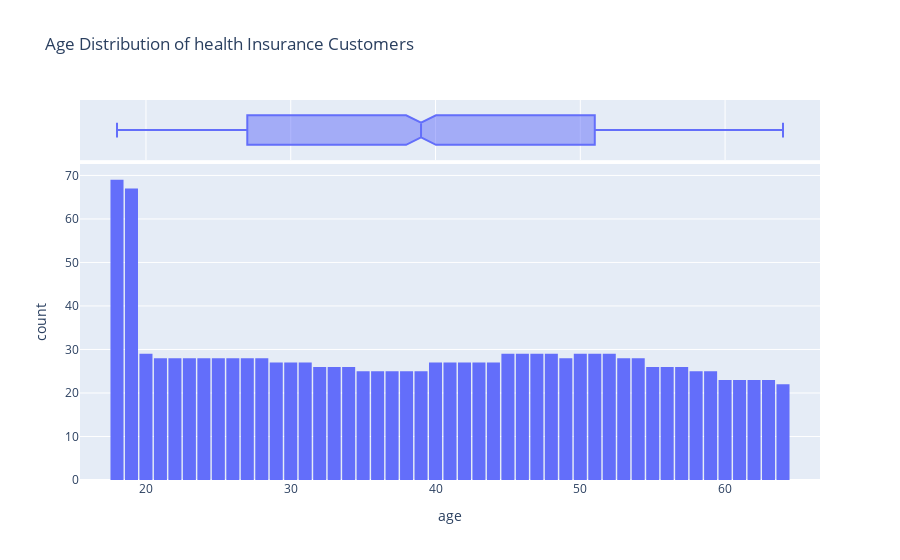

Notebook cell for this chart:
### Code cell
# Create a histogram to visualize the distribution of age in the insurance dataset as well as a box plot to show the distribution of age
fig = px.histogram(insurance, x='age', nbins = 47, 
                  title = 'Age Distribution of health Insurance Customers', 
                  marginal = 'box'
                 )
fig.update_layout(bargap = 0.1)
fig.show()

### Figure 1 — Plotly figure (JSON) as saved in the notebook; plotly's stock layout.template omitted (floating-point values rounded to 4 significant figures; data arrays with more than 128 entries replaced by an {"elided": "..."} marker saying what was removed)
{"data": [{"alignmentgroup": "True", "bingroup": "x", "hovertemplate": "age=%{x}<br>count=%{y}<extra></extra>", "legendgroup": "", "marker": {"color": "#636efa", "pattern": {"shape": ""}}, "name": "", "nbinsx": 47, "offsetgroup": "", "orientation": "v", "showlegend": false, "type": "histogram", "x": {"elided": "1337 int values"}, "xaxis": "x", "yaxis": "y"}, {"alignmentgroup": "True", "hovertemplate": "age=%{x}<extra></extra>", "legendgroup": "", "marker": {"color": "#636efa"}, "name": "", "notched": true, "offsetgroup": "", "showlegend": false, "type": "box", "x": {"elided": "1337 int values"}, "xaxis": "x2", "yaxis": "y2"}], "layout": {"bargap": 0.1, "barmode": "relative", "legend": {"tracegroupgap": 0}, "title": {"text": "Age Distribution of health Insurance Customers"}, "xaxis": {"anchor": "y", "domain": [0, 1], "title": {"text": "age"}}, "xaxis2": {"anchor": "y2", "domain": [0, 1], "matches": "x", "showgrid": true, "showticklabels": false}, "yaxis": {"anchor": "x", "domain": [0, 0.8316], "title": {"text": "count"}}, "yaxis2": {"anchor": "x2", "domain": [0.8416, 1], "matches": "y2", "showgrid": false, "showline": false, "showticklabels": false, "ticks": ""}}}
